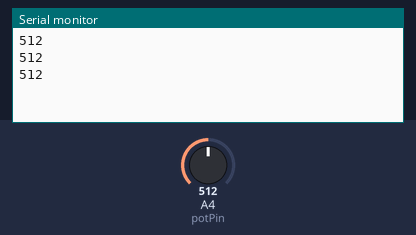
Simulated run of this sketch. Board: Arduino Uno, built with avr-gcc and run on an emulated ATmega328P. Parts: the last lines printed to the serial monitor. Inputs (shaded band) come from the test bench; at power-on: A4 (potPin) = 512.

Above: at 2.2 s.
2.3 s: A4 (potPin) set to 716
At 2.9 s:
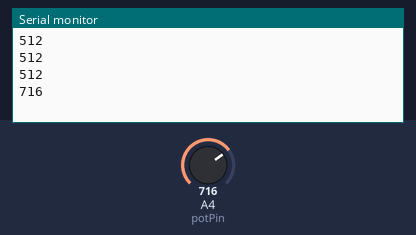
3.8 s: A4 (potPin) set to 900
At 4.4 s:
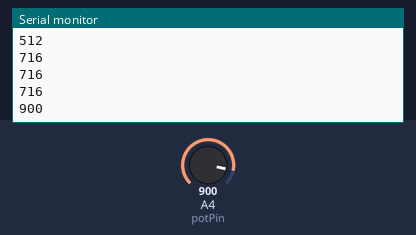
Timing chart, 0 to 6.8 s (numbered marks = the images above; inputs shaded):
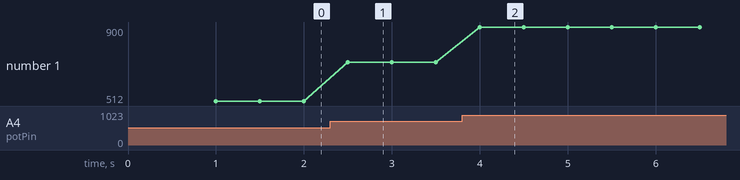

Measured:
- after the input at 2.3 s, the serial monitor: prints a new line after 0.20 s (image 1)
- after the input at 3.8 s, the serial monitor: prints a new line after 0.20 s (image 2)
- plotted number 1: 512 → 716 after the input at 2.3 s, 716 → 900 after the input at 3.8 s

The sketch:

potentiometer_test.ino
```cpp
// Potentiometer is connected to GPIO 34 (Analog ADC1_CH6)
const int potPin = 4;

// variable for storing the potentiometer value
int potValue = 0;

void setup() {
  Serial.begin(115200);
  delay(1000);
}

void loop() {
  // Reading potentiometer value
  potValue = analogRead(potPin);
  Serial.println(potValue);
  delay(500);
}
```
